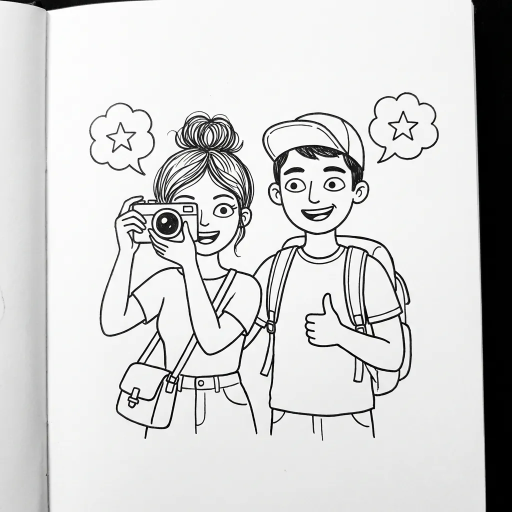
#> input picture staticfiles/images/tourists_optimists.webp, 1024 x 1024 px, found by its file name (shown at 1/2 size)
$ python optimize_images.py
#> lines starting #> are read from the running program, lines starting #| are printed output that depends on the picture
from PIL import Image
import os

files = [
    'static/images/tourists_optimists.webp',
    'static/images/professional_frustrated.webp'
]

TARGET_WIDTH = 600

for file_path in files:
    if os.path.exists(file_path):
        try:
            img = Image.open(file_path)
#> img is the input picture: PIL image 1024x1024 RGB; mean R, G, B 210.4, 210.6, 210.3

            # Calculate height to maintain aspect ratio
            w_percent = (TARGET_WIDTH / float(img.size[0]))
#> w_percent = 0.586
            h_size = int((float(img.size[1]) * float(w_percent)))
#> h_size = 600

            img_resized = img.resize((TARGET_WIDTH, h_size), Image.Resampling.LANCZOS)
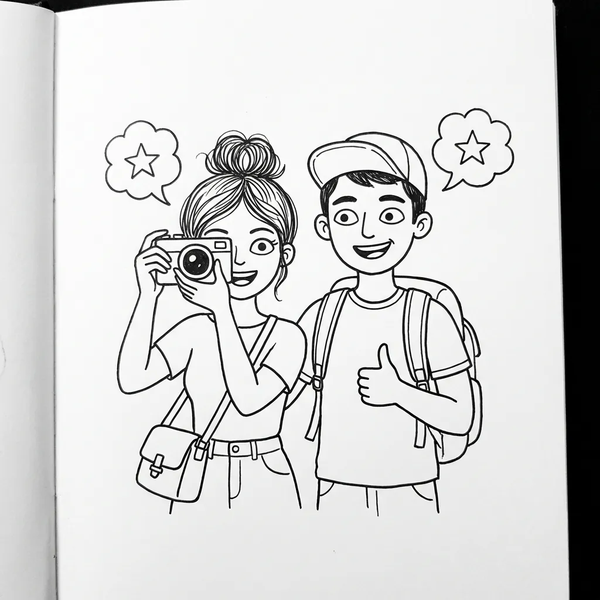
#> img_resized: PIL image 600x600 RGB; mean R, G, B 210.3, 210.4, 210.2

            # Construct new filename
            name, ext = os.path.splitext(file_path)
            new_path = f"{name}_{TARGET_WIDTH}w{ext}"

            img_resized.save(new_path, optimize=True, quality=85)
            print(f"Created {new_path}: {img_resized.size}, {os.path.getsize(new_path)} bytes")
#| Created static/images/tourists_optimists_600w.webp: (600, 600), 34434 bytes

        except Exception as e:
            print(f"Error processing {file_path}: {e}")
    else:
        print(f"File not found: {file_path}")
#> pass 2 of the loop `for file_path in files:`:
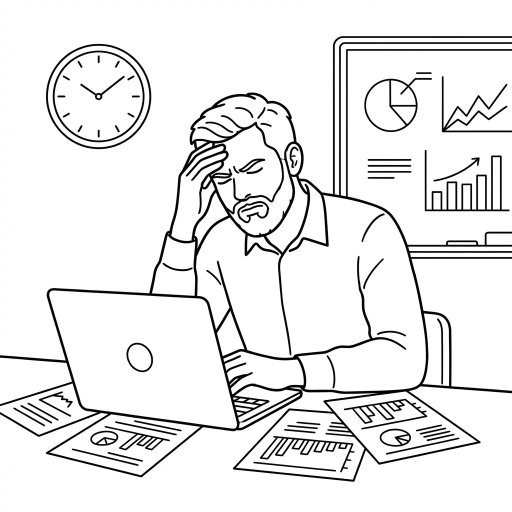
#> input picture staticfiles/images/professional_frustrated.webp, 1024 x 1024 px, found by its file name (shown at 1/2 size)
#> img is the input picture: PIL image 1024x1024 RGB; mean R, G, B 234.2, 234.2, 234.2
#> `img_resized = img.resize((TARGET_WIDTH, h_size), Image.Resampling.LANC..`:
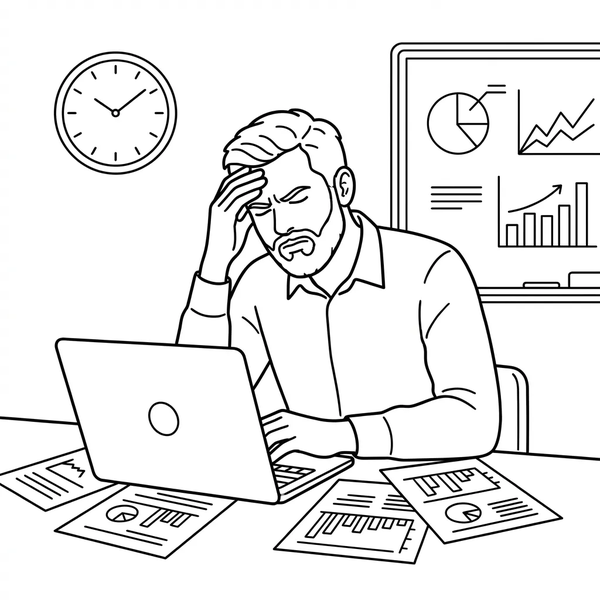
#> img_resized: PIL image 600x600 RGB; mean R, G, B 234.1, 234.1, 234.1
#| Created static/images/professional_frustrated_600w.webp: (600, 600), 34516 bytes
